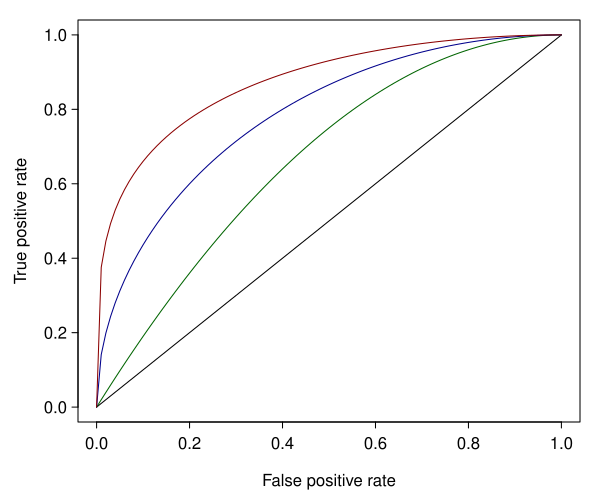

Reproduce this figure in R.
library(openintro)
library(dplyr)
data(COL)


x = seq( 0, 100,  1)
x = x/100
y1 = -(x*(x-2)) 
y2 = y1**(0.5)
y3 = y2**(0.5)

# calculating AUC
# f.1 can easily be integrated directly; AUC = 2/3

f.1 = function(x){
  -x*(x - 2)
}

integrate(f.1, 0, 1)


f.2 = function(x){
  (-x**2 + 2*x)**0.5
}

integrate(f.2, 0 , 1)


f.3 = function(x){
  (-x**2 + 2*x)**0.25
}


integrate(f.3, 0, 1)



myPDF("ROCExamples.pdf", 6.0, 5.0,
      #mar = c(3.9, 7, 0.5, 0.2),
      mgp = c(2.4, 0.55, 0))

plot(x,x, type = "l", lty = 1,
     xlab = "False positive rate",
     ylab = "True positive rate")
lines(x, y1, type = "l", lty = 1,
      col = "darkgreen")
lines(x, y2, type = "l", lty = 1,
      col = "darkblue")
lines(x, y3, type = "l", lty = 1,
      col = "darkred")


dev.off()
